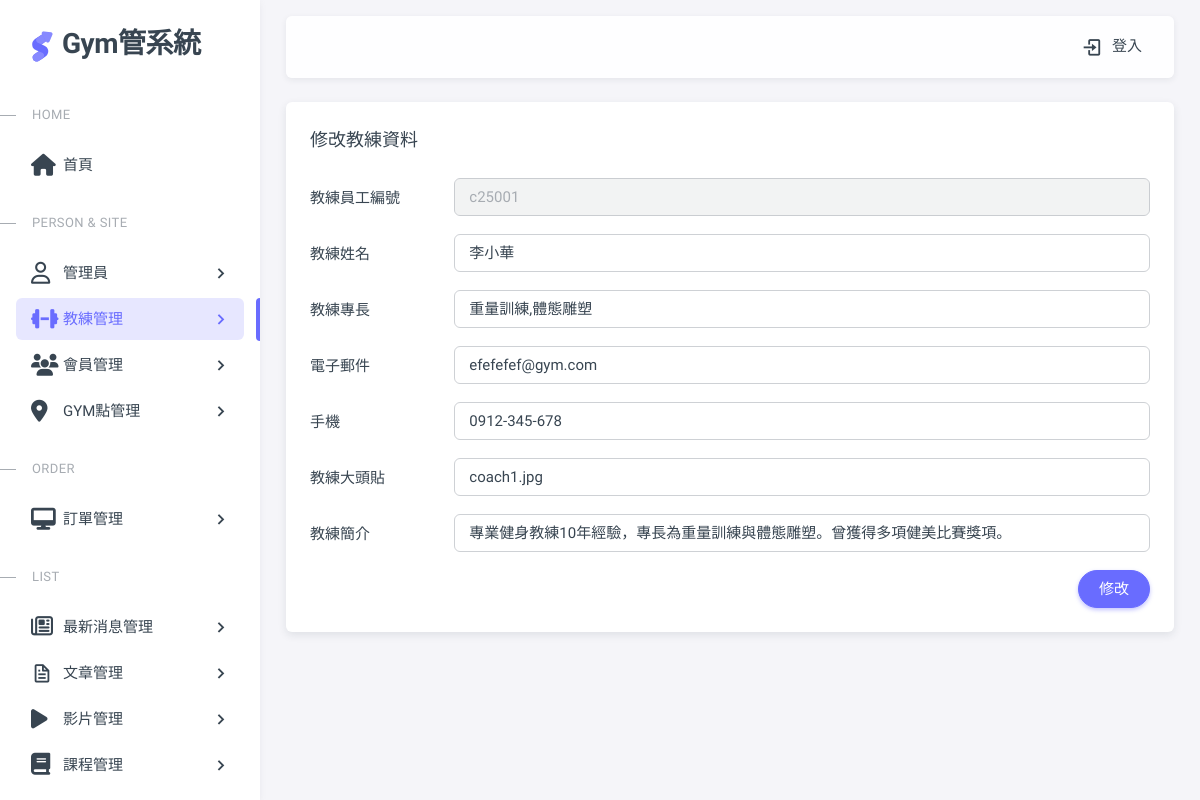
Before: /pages/coach-edit.php?coach_id=1 with the older database file.
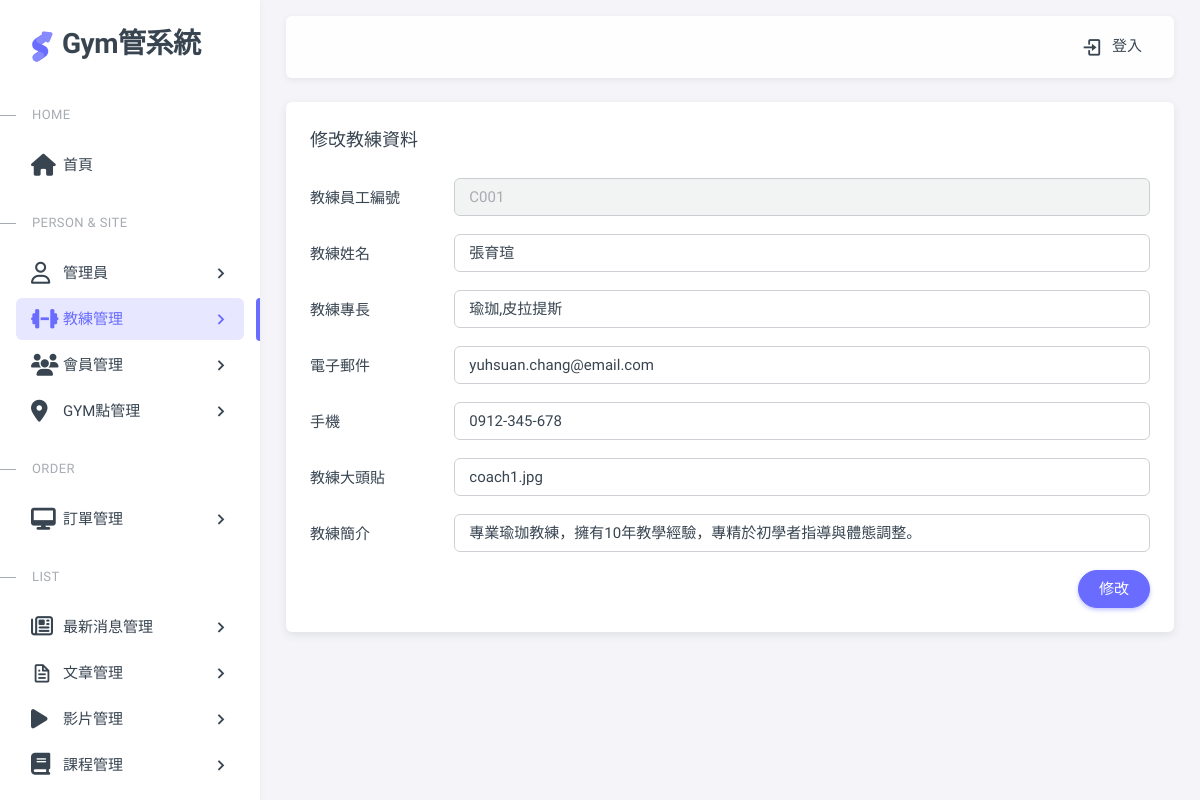
After: the same page with the newer database file.
### tables this page shows
CREATE TABLE `coaches` (
  `coach_id` int NOT NULL AUTO_INCREMENT PRIMARY KEY,
  `name` varchar(100)  NOT NULL,
  `specialty` varchar(255)  DEFAULT NULL,
  `email` varchar(255) NOT NULL,
  `phone` varchar(20) DEFAULT NULL,
  `profile_image` varchar(255)  DEFAULT NULL,
  `bio` text,
  `status` enum('active','inactive') DEFAULT'active',
  `coach_number` varchar(100)  NOT NULL,
  `created_at` timestamp NULL DEFAULT CURRENT_TIMESTAMP,
  `updated_at` timestamp NULL DEFAULT CURRENT_TIMESTAMP ON UPDATE CURRENT_TIMESTAMP
);

### pages/coach-edit.php (the view, shortened to what this page needs)
<?php require __DIR__ . '/includes/init.php';
$coach_id = empty($_GET['coach_id']) ? 0 : intval($_GET['coach_id']);
$sql = "SELECT * FROM `coaches` WHERE coach_id =$coach_id";
$r = $pdo->query($sql)->fetch();
?>
<?php include __DIR__ . '/includes/html-header.php'; ?>
<?php include __DIR__ . '/includes/html-sidebar.php'; ?>
<?php include __DIR__ . '/includes/html-layout-navbar.php'; ?>
<?php include __DIR__ . '/includes/html-content wrapper-start.php'; ?>
<div class="card mb-6">
    <h5 class="card-header">修改教練資料</h5>
    <div class="card-body">
        <form onsubmit="sendData(event)">
            <div class="mb-4 row">
                <label for="name" class="col-md-2 col-form-label">教練員工編號</label>
                <div class="col-md-10">
                    <input type="text" class="form-control" disabled value="<?= $r['coach_number'] ?>">
                </div>
            </div>
            <div class="mb-4 row">
                <label for="name" class="col-md-2 col-form-label">教練姓名</label>
                <div class="col-md-10">
                    <input class="form-control" type="text" value="<?= $r['name'] ?>" id="name" name="name">
                </div>
            </div>
            <div class="mb-4 row">
                <label for="specialty" class="col-md-2 col-form-label">教練專長</label>
                <div class="col-md-10">
                    <input class="form-control" type="text" value="<?= $r['specialty'] ?>" id="specialty"
                        name="specialty">
                </div>
            </div>
            <div class="mb-4 row">
                <label for="email" class="col-md-2 col-form-label">電子郵件</label>
                <div class="col-md-10">
                    <input class="form-control" type="text" value="<?= $r['email'] ?>" id="email" name="email">
                </div>
            </div>
            <div class="mb-4 row">
                <label for="phone" class="col-md-2 col-form-label">手機</label>
                <div class="col-md-10">
                    <input class="form-control" type="text" value="<?= $r['phone'] ?>" id="phone" name="phone">
                </div>
            </div>
            <div class="mb-4 row">
                <label for="profile_image" class="col-md-2 col-form-label">教練大頭貼</label>
                <div class="col-md-10">
                    <input class="form-control" type="text" value="<?= $r['profile_image'] ?>" id="profile_image"
                        name="profile_image">
                </div>
            </div>
            <div class="mb-4 row">
                <label for="bio" class="col-md-2 col-form-label">教練簡介</label>
                <div class="col-md-10">
                    <input class="form-control" type="text" value="<?= $r['bio'] ?>" id="bio" name="bio">
                </div>
            </div>
            <button type="submit" class="btn rounded-pill btn-primary float-end">修改</button>
        </form>
    </div>
    <?php include __DIR__ . '/includes/html-content wrapper-end.php'; ?>
    <?php include __DIR__ . '/includes/html-footer.php'; ?>

Changed rows visible on the page:
changed coaches "coach1.jpg": coach_number "c25001" → "C001"; name "李小華" → "張育瑄"; specialty "重量訓練,體態雕塑" → "瑜珈,皮拉提斯"; email "efefefef@gym.com" → "yuhsuan.chang@email.com"; bio "專業健身教練10年經驗，專長為重量訓練與體態雕塑。曾獲得多項健美比賽獎項。" → "專業瑜珈教練，擁有10年教學經驗，專精於初學者指導與體態調整。"
